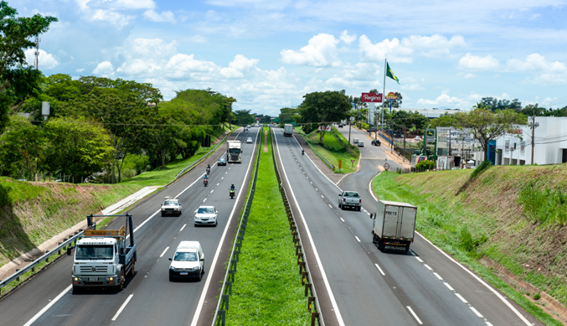
#> input picture atividade/trailhead/tutorial_Opencv/operFlip/rodovia.png, 567 x 326 px
$ python openFlip.py
#> lines starting #> are read from the running program, lines starting #| are printed output that depends on the picture
#Espelhando uma imagem
import cv2
img = cv2.imread('rodovia.png')
#> img is the input picture: shape (326, 567, 3); mean B, G, R 132.9, 150.9, 132.9
cv2.imshow("Original", img)

flip_horizontal = img[::-1,:]#comando equivalente: flip_horizontal = cv2.flip(img, 1)
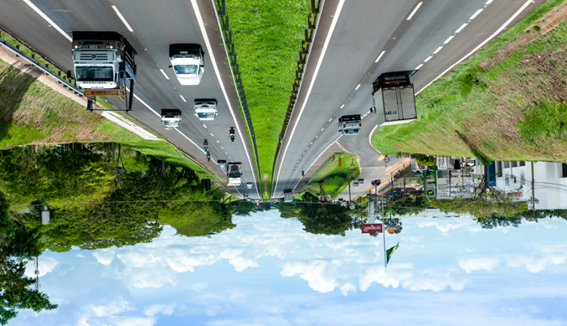
#> flip_horizontal: shape (326, 567, 3); mean B, G, R 132.9, 150.9, 132.9
cv2.imshow("Flip Horizontal", flip_horizontal)
cv2.imwrite("espelhada_h.jpg", flip_horizontal)

flip_vertical = img[:,::-1] #comando equivalente: flip_vertical = cv2.flip(img, 0)
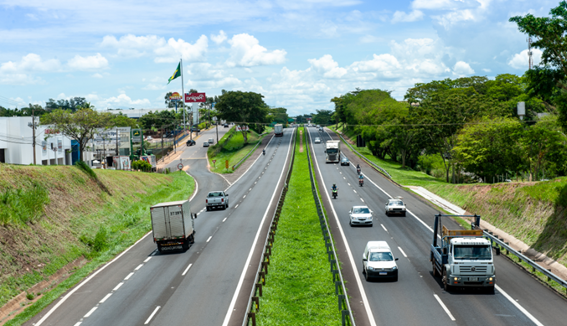
#> flip_vertical: shape (326, 567, 3); mean B, G, R 132.9, 150.9, 132.9
cv2.imshow("Flip Vertical", flip_vertical)
cv2.imwrite("espelhada_v.jpg", flip_vertical)

flip_hv = img[::-1,::-1] #comando equivalente: flip_hv = cv2.flip(img, -1)
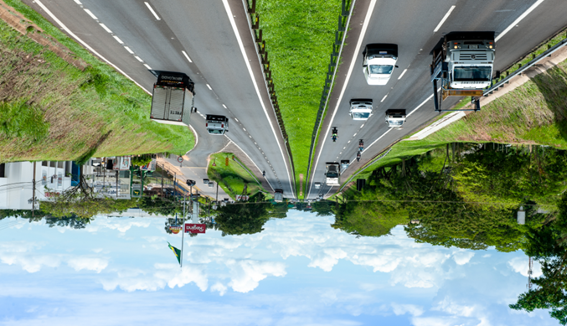
#> flip_hv: shape (326, 567, 3); mean B, G, R 132.9, 150.9, 132.9
cv2.imshow("Flip Horizontal e Vertical", flip_hv)
cv2.imwrite("espelhada_hv.jpg", flip_hv)

cv2.waitKey(0)
